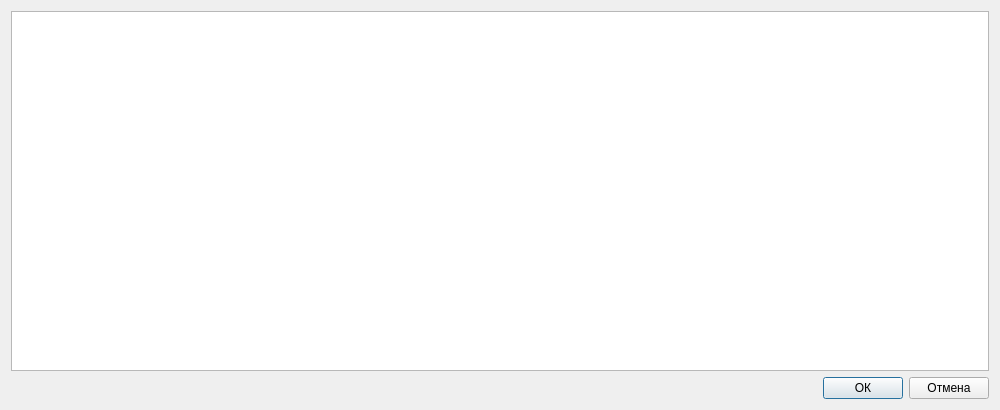
<?xml version="1.0" encoding="UTF-8"?>
<ui version="4.0">
 <class>CPathPointsOrderDialog</class>
 <widget class="QDialog" name="CPathPointsOrderDialog">
  <property name="geometry">
   <rect>
    <x>0</x>
    <y>0</y>
    <width>1000</width>
    <height>410</height>
   </rect>
  </property>
  <property name="windowTitle">
   <string>Точки траектории</string>
  </property>
  <layout class="QVBoxLayout" name="verticalLayout">
   <item>
    <widget class="QTableView" name="tableView">
     <property name="dragEnabled">
      <bool>true</bool>
     </property>
     <property name="dragDropMode">
      <enum>QAbstractItemView::DragDrop</enum>
     </property>
     <property name="defaultDropAction">
      <enum>Qt::MoveAction</enum>
     </property>
     <property name="alternatingRowColors">
      <bool>true</bool>
     </property>
     <property name="selectionMode">
      <enum>QAbstractItemView::SingleSelection</enum>
     </property>
     <property name="selectionBehavior">
      <enum>QAbstractItemView::SelectRows</enum>
     </property>
     <property name="wordWrap">
      <bool>false</bool>
     </property>
     <attribute name="horizontalHeaderStretchLastSection">
      <bool>true</bool>
     </attribute>
     <attribute name="verticalHeaderVisible">
      <bool>false</bool>
     </attribute>
    </widget>
   </item>
   <item>
    <layout class="QHBoxLayout" name="horizontalLayout">
     <item>
      <spacer name="horizontalSpacer">
       <property name="orientation">
        <enum>Qt::Horizontal</enum>
       </property>
       <property name="sizeHint" stdset="0">
        <size>
         <width>40</width>
         <height>20</height>
        </size>
       </property>
      </spacer>
     </item>
     <item>
      <widget class="QPushButton" name="pbOk">
       <property name="text">
        <string>ОК</string>
       </property>
      </widget>
     </item>
     <item>
      <widget class="QPushButton" name="pbCancel">
       <property name="text">
        <string>Отмена</string>
       </property>
      </widget>
     </item>
    </layout>
   </item>
  </layout>
 </widget>
 <resources/>
 <connections/>
</ui>
